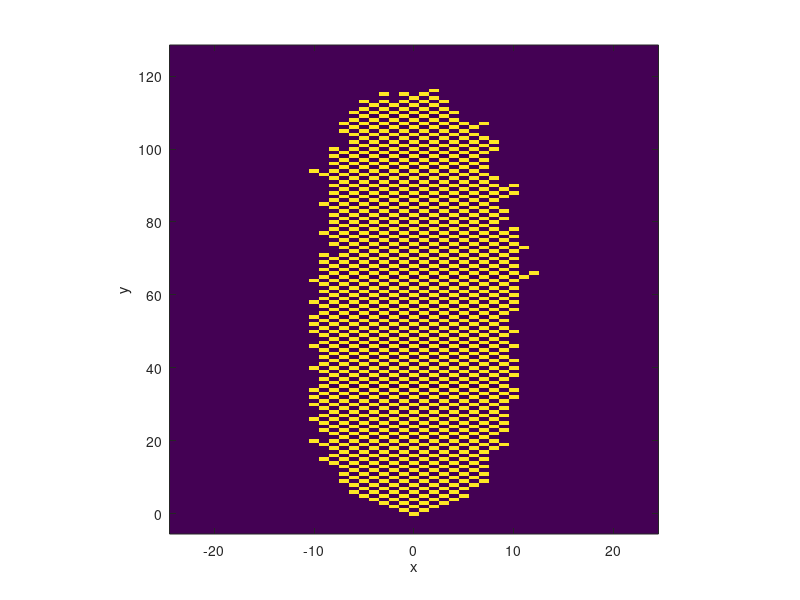

Recreate this plot in MATLAB.
function [varargout] = intdla_driftC(Npart)
%INTDLA   Simulate internal diffusion-limited aggregation.
%   INTDLA_DRIFT(N) simulates an internal DLA process with N particles with
%   drift [0 1]
%   (If unspecified N defaults to 10000.)
%
%   G = INTDLA_DRIFT(N) also returns the final occupation grid.

if nargin < 1
  Npart = 1000; % number of particles 
end
  
biasedwalk = false;

if biasedwalk
  % Instead of making a "drift" jump at each timestep, bias the walk.
  drift = [0 0]; %#ok<UNRCH>
  w1 = .63;  % probability of moving north (to match "jump" case)
  w = [w1 ones(1,3)*(1-w1)/3];

  if any(w) < 0 || abs(sum(w)-1) > 10*eps
    error('Bad weights vector [%s ].',sprintf(' %g',w));
  end

  % Same formula as for "jump" case, but with Npart/2.
  maxy = ceil(1.28164*(Npart/2)^.66 + 4.96289); miny = -5;
  maxx = 3*ceil(Npart/maxy); minx = -maxx;
else
  % Move with equal probabilities, but take an extra "drift" jump.
  drift = [0 1];
  w = ones(1,4)/4;

  % Grid boundaries with drift.
  % Formulas are empirical.
  maxy = ceil(1.28164*Npart^.66 + 4.96289); miny = -5;
  % Deduce maxx by area preservation.
  maxx = 3*ceil(Npart/maxy); minx = -maxx;
end

x = minx:maxx; y = miny:maxy;
grid = zeros(length(x),length(y));
grid0 = [find(x == 0) find(y == 0)];

rng('default')

v_dir = [0 1; 1 0; 0 -1; -1 0;];

if length(w) ~= size(v_dir,1)
  error('Weights vector has length %d rather than %d.',length(w),size(v_dir,1))
end

for i = 1:Npart
  X = [0 0];
  while 1

    % Select direction with weights vector w.
    d = randsample(size(v_dir,1),1,true,w);

    X = X + v_dir(d,:) + drift;

    if ~grid(X(1)+grid0(1),X(2)+grid0(2))
      grid(X(1)+grid0(1),X(2)+grid0(2)) = 1;
      break
    end
  end
  if ~mod(i,100)
    fprintf('particle %g\n',i)
    plotgrid(x,y,grid)
    drawnow
  end
end

% % plot the contour 2/11 4spW4M
% a = .39;
% if biasedwalk
%   A = Npart;
% else
%   A = 2*Npart;
% end
% c = (A*sqrt(a)*3/2*sqrt(3/2/pi))^(-1/3);
% y_max = 1/c^2;
% 
% n = 500; % how many points? 
% y2 = linspace(0,y_max,n);
% 
% x2 = [];
% for i=1:n
%     x2_each = sqrt(-y2(i)/a*log(c^2*y2(i)));
%     x2 = [x2, x2_each];
% end
% 
% 
% hold on
% plot(x2,y2,'c--','LineWidth',3) % y2 is multipled by 1.2
% plot(-x2,y2,'c--','LineWidth',3) 
% hold off


sz = size(grid); size_y = sz(2);
szx = sz(1);
%grid

for j = 1:(size_y-1)
    for i = 1:szx
        if grid(i,j)==1 & grid(:,j+1)==0
            maxy_rn = j;
        end
    end
end

% maxy_rn
% diff = size_y - maxy_rn

if nargout > 0
  g.grid = grid;
  g.Nbugs = Npart;
  varargout{1} = g;
end

%==========================================================================
function plotgrid(x,y,grid)

imagesc(x,y,grid.'), axis square, axis xy
xlabel('x'), ylabel('y')
